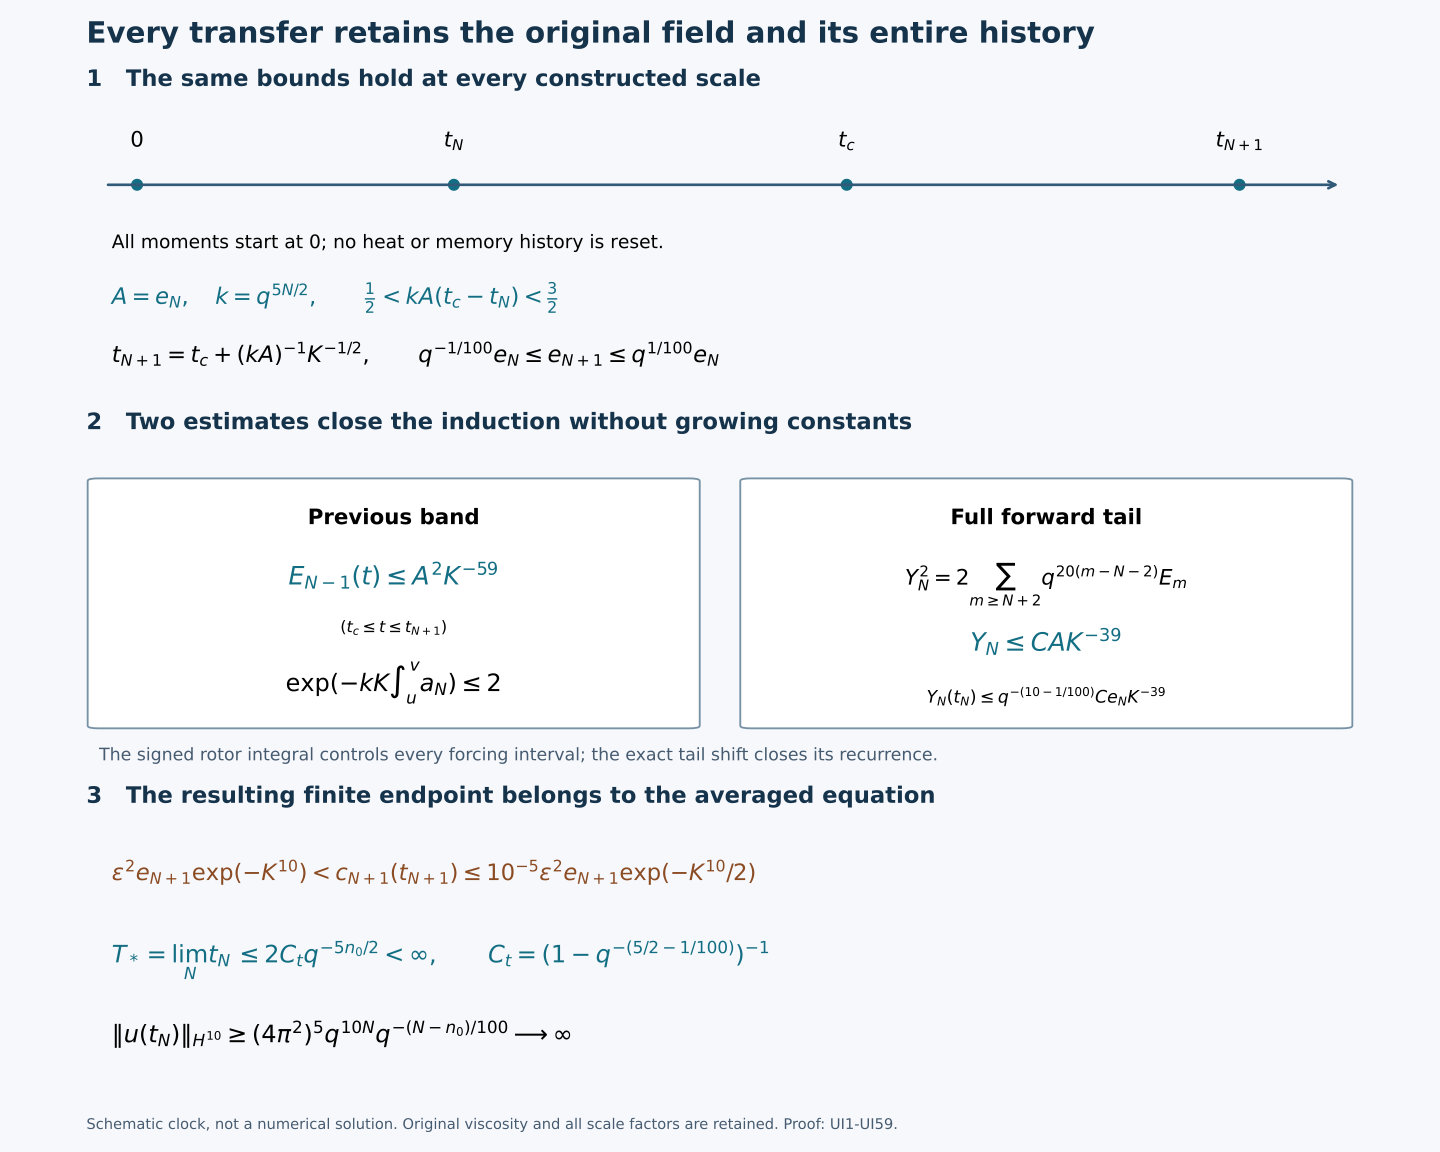

Write Python code to recreate this figure.
"""Reproduce the complete uniform-cascade bound diagram; no numerical trajectory."""
from pathlib import Path
import matplotlib
matplotlib.use('Agg')
import matplotlib.pyplot as plt
from matplotlib.patches import FancyBboxPatch
R=Path(__file__).resolve().parent
plt.rcParams.update({'font.family':'DejaVu Sans','font.size':13,'mathtext.fontset':'dejavusans'})
fig=plt.figure(figsize=(15,12),facecolor='#f6f8fb')
axs=[fig.add_axes([.06,.69,.88,.22]),fig.add_axes([.06,.35,.88,.25]),fig.add_axes([.06,.07,.88,.21])]
for ax in axs:ax.set_xlim(0,1);ax.set_ylim(0,1);ax.axis('off')
fig.text(.06,.963,'Every transfer retains the original field and its entire history',fontsize=22,weight='bold',color='#16334c')
ax=axs[0]
ax.text(0,1.07,'1   The same bounds hold at every constructed scale',fontsize=17,weight='bold',color='#16334c')
ax.annotate('',xy=(.99,.68),xytext=(.015,.68),arrowprops={'arrowstyle':'->','lw':2,'color':'#315a78'})
for xx,label in [(.04,r'$0$'),(.29,r'$t_N$'),(.60,r'$t_c$'),(.91,r'$t_{N+1}$')]:
    ax.plot(xx,.68,'o',ms=8,color='#136e83');ax.text(xx,.83,label,ha='center',fontsize=16)
ax.text(.02,.43,r'All moments start at $0$; no heat or memory history is reset.',fontsize=14)
ax.text(.02,.21,r'$A=e_N,\quad k=q^{5N/2},\qquad \frac{1}{2}<kA(t_c-t_N)<\frac{3}{2}$',fontsize=17,color='#136e83')
ax.text(.02,-.02,r'$t_{N+1}=t_c+(kA)^{-1}K^{-1/2},\qquad q^{-1/100}e_N\leq e_{N+1}\leq q^{1/100}e_N$',fontsize=17)
ax=axs[1]
ax.text(0,1.11,'2   Two estimates close the induction without growing constants',fontsize=17,weight='bold',color='#16334c')
for xx,title in [(.01,'Previous band'),(.525,'Full forward tail')]:
    ax.add_patch(FancyBboxPatch((xx,.08),.465,.85,boxstyle='round,pad=.009',facecolor='white',edgecolor='#7892a5',lw=1.4))
    ax.text(xx+.2325,.78,title,ha='center',fontsize=16,weight='bold')
ax.text(.2425,.57,r'$E_{N-1}(t)\leq A^2K^{-59}$',ha='center',fontsize=19,color='#136e83')
ax.text(.2425,.405,r'$(t_c\leq t\leq t_{N+1})$',ha='center',fontsize=12)
ax.text(.2425,.20,r'$\exp(-kK\int_u^v a_N)\leq2$',ha='center',fontsize=18)
ax.text(.7575,.57,r'$Y_N^2=2\sum_{m\geq N+2}q^{20(m-N-2)}E_m$',ha='center',fontsize=16)
ax.text(.7575,.34,r'$Y_N\leq CAK^{-39}$',ha='center',fontsize=19,color='#136e83')
ax.text(.7575,.16,r'$Y_N(t_N)\leq q^{-(10-1/100)}Ce_NK^{-39}$',ha='center',fontsize=13)
ax.text(.01,-.04,'The signed rotor integral controls every forcing interval; the exact tail shift closes its recurrence.',fontsize=13,color='#465b70')
ax=axs[2]
ax.text(0,1.11,'3   The resulting finite endpoint belongs to the averaged equation',fontsize=17,weight='bold',color='#16334c')
ax.text(.02,.79,r'$\epsilon^2e_{N+1}\exp(-K^{10})<c_{N+1}(t_{N+1})\leq10^{-5}\epsilon^2e_{N+1}\exp(-K^{10}/2)$',fontsize=17,color='#8b4b23')
ax.text(.02,.45,r'$T_*=\lim_Nt_N\leq2C_tq^{-5n_0/2}<\infty,\qquad C_t=(1-q^{-(5/2-1/100)})^{-1}$',fontsize=18,color='#136e83')
ax.text(.02,.12,r'$\|u(t_N)\|_{H^{10}}\geq(4\pi^2)^5q^{10N}q^{-(N-n_0)/100}\longrightarrow\infty$',fontsize=18)
fig.text(.06,.02,'Schematic clock, not a numerical solution. Original viscosity and all scale factors are retained. Proof: UI1-UI59.',fontsize=11,color='#465b70')
fig.savefig(R/'uniform-viscous-cascade.png',dpi=150,facecolor=fig.get_facecolor())
fig.savefig(R/'uniform-viscous-cascade.svg',facecolor=fig.get_facecolor())
plt.close(fig)
